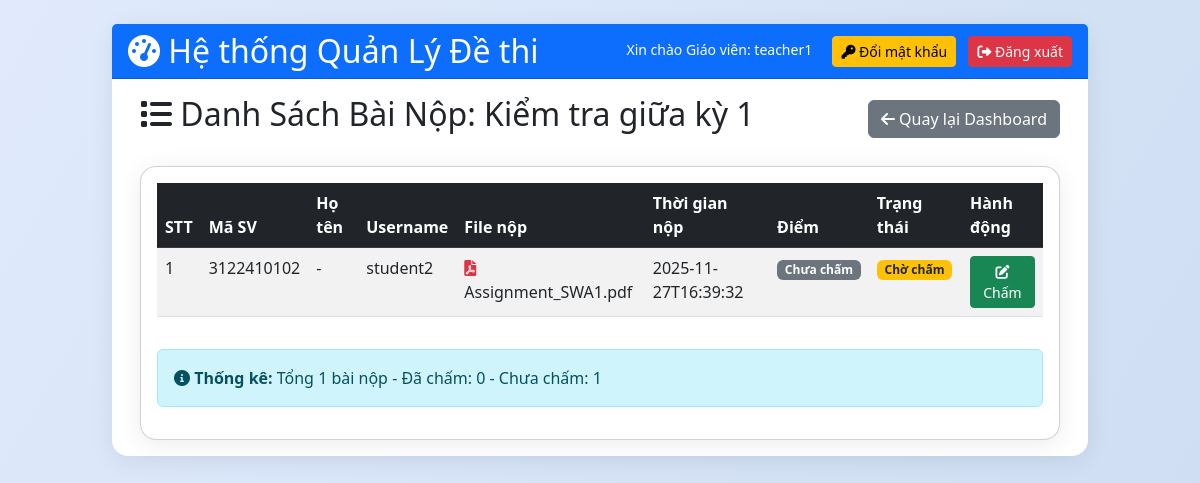
/teacher/submissions/16 (signed in), run on the app's committed database.
### tables this page shows
CREATE TABLE users (
            id INTEGER PRIMARY KEY AUTOINCREMENT,
            username TEXT UNIQUE,
            password TEXT,
            role TEXT,
            email TEXT UNIQUE,
            rsa_private BLOB,
            salt TEXT,
            full_name TEXT,
            student_id TEXT,
            class_name TEXT,
            status TEXT DEFAULT 'approved',
            approval_note TEXT,
            selected_teachers TEXT,
            teacher_id TEXT,
            failed_attempts INTEGER DEFAULT 0,
            lock_until TEXT
        , is_deleted INTEGER DEFAULT 0, is_locked INTEGER DEFAULT 0);

CREATE TABLE exams (
            id INTEGER PRIMARY KEY AUTOINCREMENT,
            filename TEXT,
            enc_path TEXT,
            release_time TEXT,
            expire_time TEXT,
            teacher_id INTEGER,
            ten_de TEXT,
            encrypted_aes_key BLOB,
            signature BLOB,
            file_hash TEXT,
            allowed_students TEXT
        , aes_key BLOB, pin_code TEXT, auth_mode TEXT DEFAULT 'both', allowed_groups TEXT);

CREATE TABLE submissions
             (id INTEGER PRIMARY KEY AUTOINCREMENT, exam_id INTEGER, student_id INTEGER, submission_file TEXT, submission_time TEXT, status TEXT DEFAULT 'submitted', encrypted_file BLOB, encrypted_aes_key BLOB, file_hash TEXT, score REAL, teacher_note TEXT, graded_time TEXT, filename TEXT, enc_path TEXT);

### app.py (the view)
@app.route('/teacher/submissions/<int:eid>')
@login_required
def teacher_submissions(eid):
    if current_user.role != 'teacher':
        return redirect('/dashboard')
    exam = c.execute("SELECT id, ten_de, teacher_id FROM exams WHERE id=?", (eid,)).fetchone()
    if not exam or exam[2] != current_user.id:
        flash('❌ Không có quyền truy cập!', 'danger')
        return redirect('/dashboard')
    submissions = c.execute("""
        SELECT s.id, u.username, u.full_name, u.student_id, s.filename, s.submission_time, s.score, s.teacher_note, s.graded_time
        FROM submissions s
        JOIN users u ON s.student_id = u.id
        WHERE s.exam_id = ?
        ORDER BY s.submission_time DESC
    """, (eid,)).fetchall()
    return render_template('teacher_submissions.html', exam={'id': exam[0], 'ten_de': exam[1]}, submissions=submissions)

### app.py (called while the page is built)
@login_manager.user_loader
def load_user(uid):
    row = c.execute("SELECT id, username, role, email FROM users WHERE id=?",(uid,)).fetchone()
    return User(*row) if row else None

@app.before_request
def ensure_csrf_token():
    if 'csrf_token' not in session:
        session['csrf_token'] = secrets.token_hex(16)

@app.after_request
def set_security_headers(resp):
    resp.headers['X-Frame-Options'] = 'SAMEORIGIN'
    resp.headers['X-Content-Type-Options'] = 'nosniff'
    resp.headers['Referrer-Policy'] = 'no-referrer'
    resp.headers['Content-Security-Policy'] = "default-src 'self'; script-src 'self' https://cdn.jsdelivr.net 'unsafe-inline' blob:; worker-src 'self' blob:; style-src 'self' https://cdn.jsdelivr.net https://cdnjs.cloudflare.com 'unsafe-inline'; font-src 'self' https://cdnjs.cloudflare.com; img-src 'self' data:; frame-ancestors 'self'; object-src 'none'"
    return resp

### templates/teacher_submissions.html (shortened to what this page needs)
{% extends "base.html" %}
{% block content %}
<div class="container">
    <div class="d-flex justify-content-between align-items-center mb-4">
        <h2><i class="fas fa-list"></i> Danh Sách Bài Nộp: {{ exam.ten_de }}</h2>
        <a href="/dashboard" class="btn btn-secondary">
            <i class="fas fa-arrow-left"></i> Quay lại Dashboard
        </a>
    </div>
    {% if submissions %}
    <div class="card">
        <div class="card-body">
            <div class="table-responsive">
                <table class="table table-striped table-hover">
                    <thead class="table-dark">
                        <tr>
                            <th>STT</th>
                            <th>Mã SV</th>
                            <th>Họ tên</th>
                            <th>Username</th>
                            <th>File nộp</th>
                            <th>Thời gian nộp</th>
                            <th>Điểm</th>
                            <th>Trạng thái</th>
                            <th>Hành động</th>
                        </tr>
                    </thead>
                    <tbody>
                        {% for sub in submissions %}
                        <tr>
                            <td>{{ loop.index }}</td>
                            <td>{{ sub[3] or '-' }}</td>
                            <td>{{ sub[2] or '-' }}</td>
                            <td>{{ sub[1] }}</td>
                            <td><i class="fas fa-file-pdf text-danger"></i> {{ sub[4] }}</td>
                            <td>{{ sub[5] }}</td>
                            <td>
                                {% if sub[6] is not none %}
                                <span class="badge bg-success fs-6">{{ sub[6] }}/10</span>
                                {% else %}
                                <span class="badge bg-secondary">Chưa chấm</span>
                                {% endif %}
                            </td>
                            <td>
                                {% if sub[6] is not none %}
                                <span class="badge bg-info">Đã chấm</span>
                                {% if sub[8] %}
                                <br><small class="text-muted">{{ sub[8] }}</small>
                                {% endif %}
                                {% else %}
                                <span class="badge bg-warning text-dark">Chờ chấm</span>
                                {% endif %}
                            </td>
                            <td>
                                <a href="{{ url_for('grade_submission', sid=sub[0]) }}" class="btn btn-sm btn-success" title="Chấm điểm">
                                    <i class="fas fa-edit"></i> Chấm
                                </a>
                            </td>
                        </tr>
                        {% endfor %}
                    </tbody>
                </table>
            </div>
            <div class="alert alert-info mt-3">
                <i class="fas fa-info-circle"></i> <strong>Thống kê:</strong>
                Tổng {{ submissions|length }} bài nộp
                {% set graded = submissions|selectattr('6', 'ne', none)|list|length %}
                - Đã chấm: {{ graded }}
                - Chưa chấm: {{ submissions|length - graded }}
            </div>
        </div>
    </div>
    {% else %}
    <div class="alert alert-warning">
        <i class="fas fa-inbox"></i> Chưa có sinh viên nào nộp bài cho đề thi này.
    </div>
    {% endif %}
</div>
{% endblock %}

### templates/base.html (shortened to what this page needs)
<!DOCTYPE html>
<html lang="vi">
<head>
    <link href="https://cdn.jsdelivr.net/npm/bootstrap@5.3.0/dist/css/bootstrap.min.css" rel="stylesheet">
    <link href="https://cdnjs.cloudflare.com/ajax/libs/font-awesome/6.0.0/css/all.min.css" rel="stylesheet">
    <link rel="stylesheet" href="{{ url_for('static', filename='css/style.css') }}">
</head>
<body class="bg-light">
    <div class="container-fluid py-4">
        <div class="row justify-content-center">
            <div class="col-lg-10">
                <div class="card card-custom">
                    {% block header %}
                    {% if current_user.is_authenticated %}
                    <div class="card-header {% if current_user.role == 'teacher' %}bg-primary{% elif current_user.role == 'student' %}bg-success{% elif current_user.role == 'admin' %}bg-dark{% endif %} text-white d-flex justify-content-between align-items-center">
                        <h2 class="mb-0">
                            <i class="fas fa-tachometer-alt"></i>
                            {% if current_user.role == 'teacher' %}Hệ thống Quản Lý Đề thi{% elif current_user.role == 'student' %}Dashboard Sinh Viên: {{ current_user.username }}{% else %}Quản Trị Hệ Thống{% endif %}
                        </h2>
                        <div>
                            {% if current_user.role == 'teacher' %}
                            <small class="text-white me-3">Xin chào Giáo viên: {{ current_user.username }}</small>
                            <a href="{{ url_for('change_password') }}" class="btn btn-warning btn-sm me-2">
                                <i class="fas fa-key"></i> Đổi mật khẩu
                            </a>
                            {% endif %}
                            <a href="{{ url_for('logout') }}" class="btn btn-danger btn-sm">
                                <i class="fas fa-sign-out-alt"></i> Đăng xuất
                            </a>
                        </div>
                    </div>
                    {% endif %}
                    {% endblock %}
                    <div class="card-body {% if not current_user.is_authenticated %}p-0 border-0{% endif %}">
                        {% block content %}{% endblock %}
                    </div>
                </div>
            </div>
        </div>
    </div>
</body>
</html>

### static/css/style.css (style rules this page uses)
body { font-family: 'Segoe UI', 'Roboto', Arial, sans-serif; background: linear-gradient(120deg, #e0eafc 0%, #cfdef3 100%); }
.card { border-radius: 16px; box-shadow: 0 4px 24px rgba(0,0,0,0.08); }
.card-header { border-radius: 16px 16px 0 0; }

### templates/base.html (style rules this page uses)
.card-custom { border: none; box-shadow: 0 4px 8px rgba(0,0,0,0.1); margin-bottom: 20px; }

### data on the page
users: username "teacher1"
exams: ten_de "Kiểm tra giữa kỳ 1"
submissions: student_id "3122410102", sub "-", username "student2", filename "Assignment_SWA1.pdf", submission_time "2025-11-27T16:39:32"

### other printed values
{{ submissions|length }} "1"
{{ graded }} "0"
{{ submissions|length - graded }} "1"
